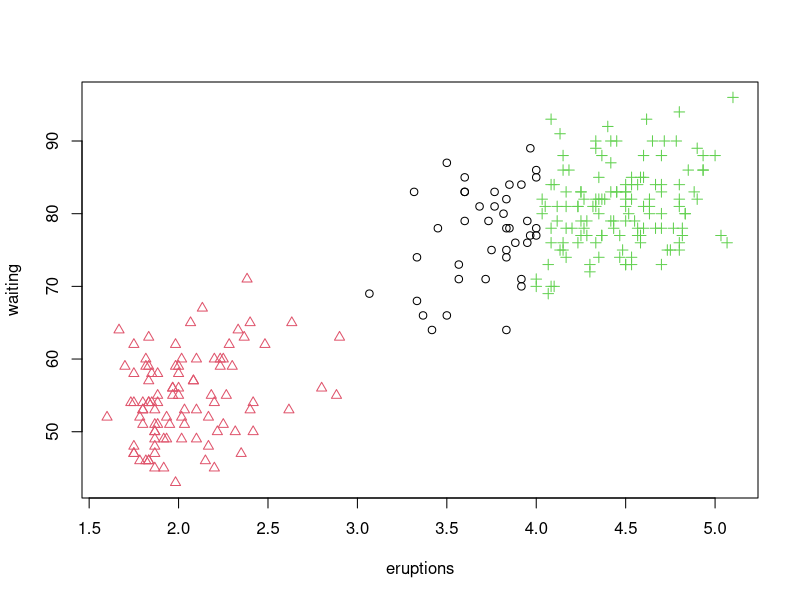
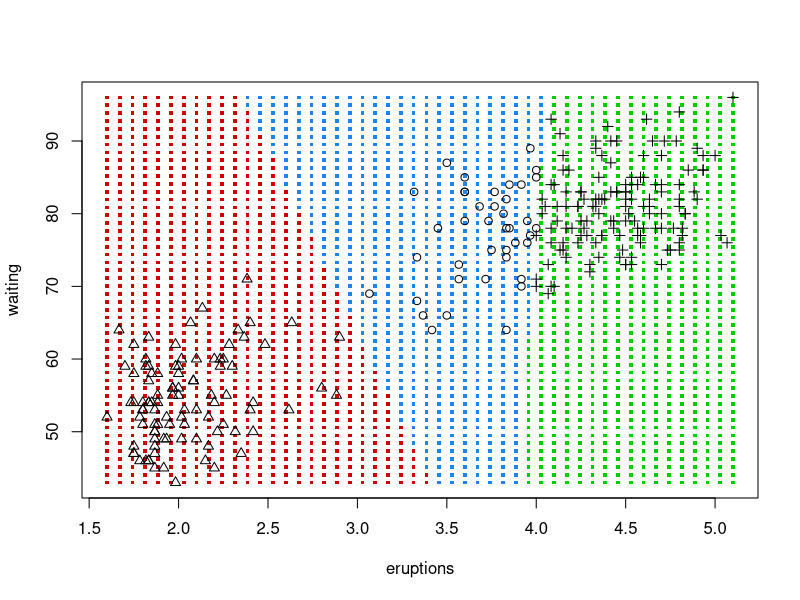

The R script that drew these images, in order:
library(mclust)


### Name: predict.Mclust
### Title: Cluster multivariate observations by Gaussian finite mixture
###   modeling
### Aliases: predict.Mclust
### Keywords: multivariate

### ** Examples

model <- Mclust(faithful)

# predict cluster for the observed data
pred <- predict(model) 
str(pred)
pred$z              # equal to model$z
pred$classification # equal to 
plot(faithful, col = pred$classification, pch = pred$classification)

# predict cluster over a grid
grid <- apply(faithful, 2, function(x) seq(min(x), max(x), length = 50))
grid <- expand.grid(eruptions = grid[,1], waiting = grid[,2])
pred <- predict(model, grid)
plot(grid, col = mclust.options("classPlotColors")[pred$classification], pch = 15, cex = 0.5)
points(faithful, pch = model$classification)
